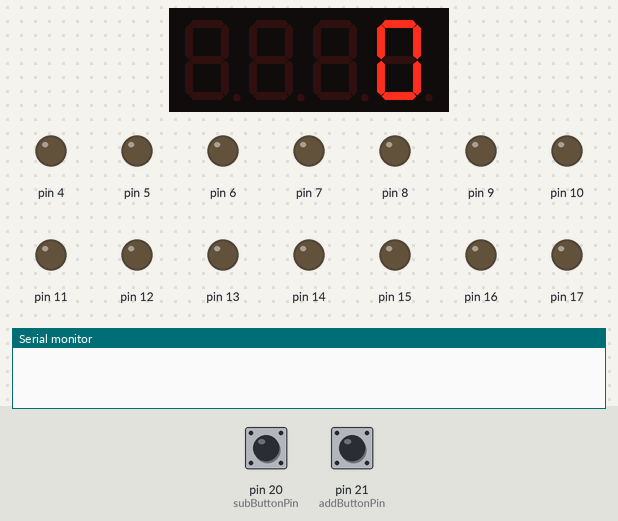
A sketch run on a simulated Arduino Mega 2560, built with avr-gcc and run on an emulated ATmega2560. On the bench: 4-digit seven-segment display, output pins drawn as LEDs (lit = HIGH), the last lines printed to the serial monitor. The inputs (shaded band) are chosen by the test bench; at power-on: pin 20 (subButtonPin) HIGH, pin 21 (addButtonPin) HIGH. Sleep ends after the set time or at an interrupt.

Above: at 1.2 s.
1.3 s: pin 20 (subButtonPin) pulled LOW for 0.15 s
At 1.56 s:
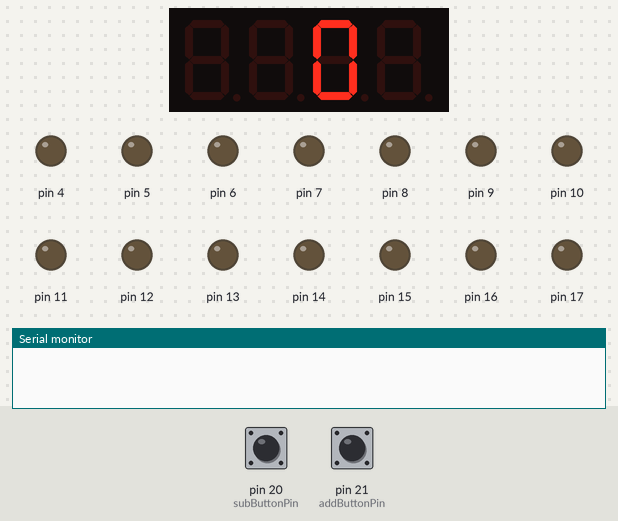
2.0 s: pin 21 (addButtonPin) pulled LOW for 0.15 s
At 3.3 s:
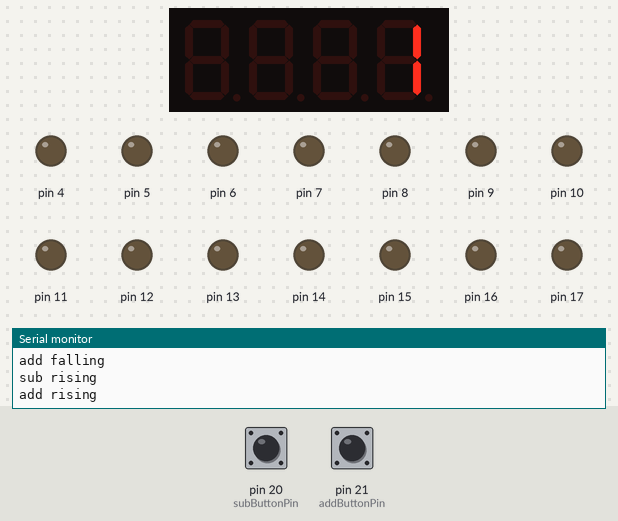
3.6 s: pin 21 (addButtonPin) pulled LOW for 1 s
At 4.7 s:
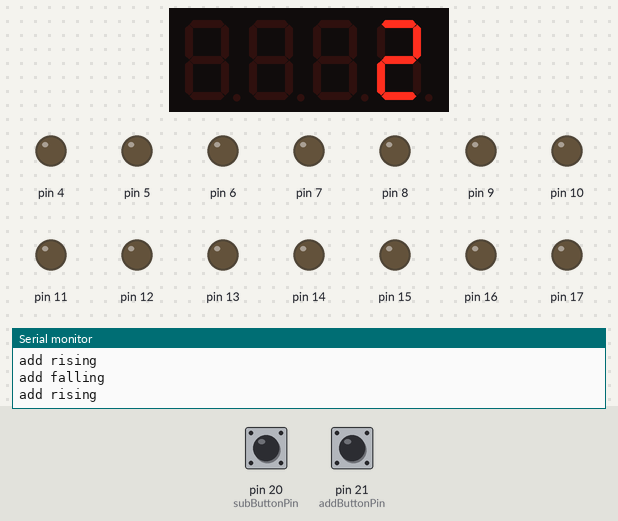
Timing chart, 0 to 6.6 s (numbered marks = the images above; inputs shaded):
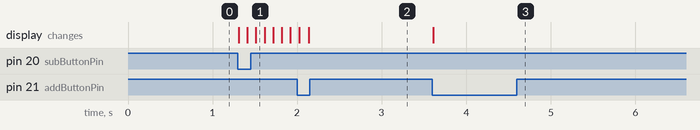

The sketch:

addersubtractor.ino
```cpp
#include <Bounce.h>
#include <Wire.h> // Enable this line if using Arduino Uno, Mega, etc.
#include <Adafruit_GFX.h>
#include "Adafruit_LEDBackpack.h"
#include <avr/sleep.h>

Adafruit_7segment matrix = Adafruit_7segment(); // Set up display
byte adcsra_save = ADCSRA;

// Specify pins for inputs and outputs
const int addInterrupt = 2;
const int subtractInterrupt = 3;
const int addButtonPin = 21;
const int subButtonPin = 20;
const int addLedPin = 25;
const int subLedPin = 24;
const int wakeSeconds = 30;
Bounce addButton = Bounce(addButtonPin, 10);  // 10 ms debounce
Bounce subButton = Bounce(subButtonPin, 10);  // 10 ms debounce

volatile unsigned int count = 0;
volatile bool wasSleeping = false;
volatile bool waking = false;
unsigned long lastAction = 0;
volatile unsigned long lastWake = 0;

// All the one-time setup
void setup() {
  // Power saving
  ADCSRA = 0; // Disable A/D converter
  // Set all our unused pins to output to save power, skipping those in use
  for(int i = 4; i <= 19; i++) {
    pinMode(i, OUTPUT);
  }
  for(int i = 22; i <= 45; i++) {
    pinMode(i, OUTPUT);
  }

  lastAction = millis();  pinMode(addButtonPin, INPUT_PULLUP);
  pinMode(subButtonPin, INPUT_PULLUP);
  Serial.begin(57600);

  // 7 segment setup
  matrix.begin(0x70);
  matrix.setBrightness(8); // 0 to 15 (max)

  startupRoutine();

  attachInterrupt(addInterrupt, wakeUp, FALLING);
  attachInterrupt(subtractInterrupt, wakeUp, CHANGE); // This one is CHANGE because I like to mix it up?
}

// Main loop: check inputs, go to sleep if nothing is happening
void loop() {

  // If just waking from sleep, reset things
  if(waking) {
    Serial.begin(57600);
    startupRoutine();
    waking = false;
  }

  //Go to sleep: turn off display
  if(millis() - lastAction > wakeSeconds * 1000) {
    wasSleeping = true;
    analogWrite(addLedPin, 0);
    analogWrite(subLedPin, 0);
    matrix.clear();
    matrix.writeDisplay();
    set_sleep_mode(SLEEP_MODE_PWR_DOWN);
    noInterrupts(); // Don't interrupt me while I'm getting ready to sleep!
    sleep_enable(); // Pyjamas activated
    interrupts(); // Interrupts back on, otherwise we can't wake up
    sleep_cpu(); // Sleepies - we stop here until the interrupt happens
    sleep_disable(); // Pyjamas deactivated
  }

  // Check for inputs if fully woken up.
  if(!waking) {
    if (addButton.update()) {
      lastAction = millis(); // Update last button press to reset sleep timeout
      if (addButton.fallingEdge()) {
        analogWrite(addLedPin, 80); // Make the light bright when this button is pressed
        count = count + 1;
        matrix.println(count);
        matrix.writeDisplay();
        Serial.print("add falling\n"); // Debug output left for posterity

      } else {
        Serial.print("add rising\n");
        analogWrite(addLedPin, 20);
      }
    }

    if (subButton.update()) {
      lastAction = millis();
      if (subButton.fallingEdge()) {
        analogWrite(subLedPin, 80);
        if(count > 0) {
          count = count - 1;
        } else if(millis() - lastWake > 1000) {
          matrix.clear(); // This whole thing is the zero moving from right to left and back again if we're already at zero
          matrix.writeDisplay();
          delay(100);
          matrix.writeDigitNum(4, 0);
          matrix.writeDisplay();
          delay(100);
          matrix.clear();
          matrix.writeDigitNum(3, 0);
          matrix.writeDisplay();
          delay(100);
          matrix.clear();
          matrix.writeDigitNum(1, 0);
          matrix.writeDisplay();
          delay(100);
          matrix.clear();
          matrix.writeDigitNum(0, 0);
          matrix.writeDisplay();
          delay(100);
          matrix.clear();
          matrix.writeDigitNum(1, 0);
          matrix.writeDisplay();
          delay(100);
          matrix.clear();
          matrix.writeDigitNum(3, 0);
          matrix.writeDisplay();
          delay(100);
          matrix.clear();
          matrix.writeDigitNum(4, 0);
          matrix.writeDisplay();
          delay(100);
          matrix.println(0);
          matrix.writeDisplay();
        }
        matrix.println(count);
        matrix.writeDisplay();
        Serial.print("sub falling\n");

      } else {
        Serial.print("sub rising\n");
        analogWrite(subLedPin, 20);
      }
    }
  }
}

// Reset things when starting or waking
void startupRoutine() {
  count = 0;
  matrix.println(0);
  matrix.writeDisplay();

  analogWrite(addLedPin, 20);
  analogWrite(subLedPin, 20);
}

// Time for school!
void wakeUp() {
  if(wasSleeping) {
    lastAction = millis();
    lastWake = millis();
    wasSleeping = false;
    waking = true;
  }
}
```

Measured:
- after the input at 1.3 s, the display: first changes at once (image 1 shows a later state)
- after the input at 2.0 s, the display: first differs from a run without the input after 0.14 s (image 2)
- after the input at 3.6 s, the display: changes at once (image 3)
